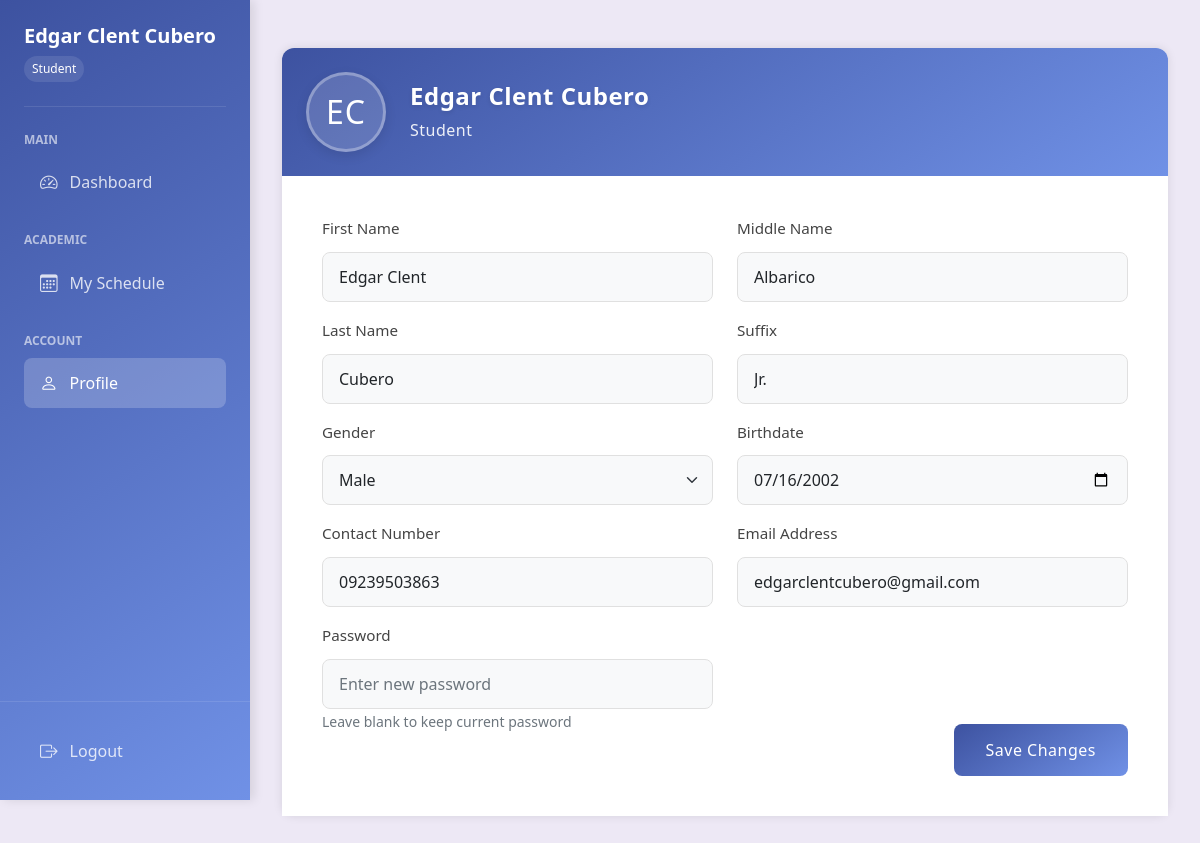
The app's page /student/dashboard.php?page=profile (signed in) with its own data.
### tables this page shows
CREATE TABLE `students` (
  `s_id` int(11) NOT NULL,
  `s_fname` varchar(50) NOT NULL,
  `s_lname` varchar(50) NOT NULL,
  `s_mname` varchar(50) DEFAULT NULL,
  `s_suffix` varchar(10) DEFAULT NULL,
  `s_gender` enum('Male','Female','Other') NOT NULL,
  `s_bdate` date NOT NULL,
  `s_age` int(11) GENERATED ALWAYS AS (timestampdiff(YEAR,`s_bdate`,curdate())) VIRTUAL,
  `s_cnum` varchar(15) NOT NULL,
  `s_email` varchar(100) NOT NULL,
  `s_password` varchar(255) NOT NULL,
  `s_status` enum('active','inactive') DEFAULT 'active',
  `s_created_at` timestamp NOT NULL DEFAULT current_timestamp(),
  `s_updated_at` timestamp NOT NULL DEFAULT current_timestamp() ON UPDATE current_timestamp()
);

CREATE TABLE `students_sections` (
  `ss_id` int(11) NOT NULL,
  `s_id` int(11) DEFAULT NULL,
  `s_lname` varchar(50) DEFAULT NULL,
  `s_fname` varchar(50) DEFAULT NULL,
  `s_mname` varchar(50) DEFAULT NULL,
  `s_suffix` varchar(10) DEFAULT NULL,
  `s_gender` enum('Male','Female','Other') DEFAULT NULL,
  `section_id` int(11) DEFAULT NULL,
  `section_code` varchar(20) DEFAULT NULL,
  `created_at` timestamp NOT NULL DEFAULT current_timestamp(),
  `updated_at` timestamp NOT NULL DEFAULT current_timestamp() ON UPDATE current_timestamp()
);

### student/profile/index.php (the view, shortened to what this page needs)
<?php
require_once('../includes/db.php');
$stmt = $conn->prepare("SELECT s.*, ss.section_code
                       FROM students s
                       LEFT JOIN students_sections ss ON s.s_id = ss.s_id
                       WHERE s.s_id = ?");
$stmt->bind_param("i", $_SESSION['user_id']);
$stmt->execute();
$student = $stmt->get_result()->fetch_assoc();
?>
<main>
    <div class="container-fluid">
        <div class="row g-0">
            <div class="col-md-12">
                <div class="card">
                    <div class="profile-header">
                        <div class="profile-avatar">
                            <?php
                            $initials = strtoupper(substr($student['s_fname'] ?? '', 0, 1) . substr($student['s_lname'] ?? '', 0, 1));
                            echo htmlspecialchars($initials);
                            ?>
                        </div>
                        <div class="profile-info">
                            <h1><?php echo htmlspecialchars($student['s_fname'] ?? '') . ' ' . htmlspecialchars($student['s_lname'] ?? ''); ?></h1>
                            <p>Student</p>
                        </div>
                    </div>
                    <div class="card-body">
                        <form method="post" id="profileForm">
                            <div class="row">
                                <div class="col-md-6">
                                    <div class="form-group mb-3">
                                        <label class="form-label">First Name</label>
                                        <input type="text" class="form-control" name="firstname" value="<?php echo htmlspecialchars($student['s_fname'] ?? ''); ?>" required>
                                    </div>
                                </div>
                                <div class="col-md-6">
                                    <div class="form-group mb-3">
                                        <label class="form-label">Middle Name</label>
                                        <input type="text" class="form-control" name="middlename" value="<?php echo htmlspecialchars($student['s_mname'] ?? ''); ?>">
                                    </div>
                                </div>
                                <div class="col-md-6">
                                    <div class="form-group mb-3">
                                        <label class="form-label">Last Name</label>
                                        <input type="text" class="form-control" name="lastname" value="<?php echo htmlspecialchars($student['s_lname'] ?? ''); ?>" required>
                                    </div>
                                </div>
                                <div class="col-md-6">
                                    <div class="form-group mb-3">
                                        <label class="form-label">Suffix</label>
                                        <input type="text" class="form-control" name="suffix" value="<?php echo htmlspecialchars($student['s_suffix'] ?? ''); ?>">
                                    </div>
                                </div>
                                <div class="col-md-6">
                                    <div class="form-group mb-3">
                                        <label class="form-label">Gender</label>
                                        <select class="form-select" name="gender" required>
                                            <option value="Male" <?php echo $student['s_gender'] === 'Male' ? 'selected' : ''; ?>>Male</option>
                                        </select>
                                    </div>
                                </div>
                                <div class="col-md-6">
                                    <div class="form-group mb-3">
                                        <label class="form-label">Birthdate</label>
                                        <input type="date" class="form-control" name="birthdate" value="<?php echo htmlspecialchars($student['s_bdate'] ?? ''); ?>" required>
                                    </div>
                                </div>
                                <div class="col-md-6">
                                    <div class="form-group mb-3">
                                        <label class="form-label">Contact Number</label>
                                        <input type="tel" class="form-control" name="contact" value="<?php echo htmlspecialchars($student['s_cnum'] ?? ''); ?>">
                                    </div>
                                </div>
                                <div class="col-md-6">
                                    <div class="form-group mb-3">
                                        <label class="form-label">Email Address</label>
                                        <input type="email" class="form-control" name="email" value="<?php echo htmlspecialchars($student['s_email'] ?? ''); ?>" required>
                                    </div>
                                </div>
                                <div class="col-md-6">
                                    <div class="form-group mb-3">
                                        <label class="form-label">Password</label>
                                        <input type="password" class="form-control" name="password" placeholder="Enter new password">
                                        <small class="form-text text-muted">Leave blank to keep current password</small>
                                    </div>
                                </div>
                            </div>
                            <div class="text-end" style="margin-top: -25px;">
                                <button type="button" class="btn btn-primary" id="saveButton">Save Changes</button>
                            </div>
                        </form>
                    </div>
                </div>
            </div>
        </div>
    </div>
</main>

### student/dashboard.php (shortened to what this page needs)
<?php
require_once(__DIR__ . '/../includes/db.php');
$s_id = $_SESSION['user_id'];
$query = "SELECT s_id, s_fname, s_lname FROM students WHERE s_id = ?";
$stmt = $conn->prepare($query);
$stmt->bind_param("i", $s_id);
$stmt->execute();
$result = $stmt->get_result();
$student = $result->fetch_assoc();
$page = isset($_GET['page']) ? $_GET['page'] : 'dashboard';
switch($page) {
    case 'profile':
        $content = 'profile/index.php';
        break;
}
?>
<!DOCTYPE html>
<html lang="en">
<head>
    <link href="https://cdn.jsdelivr.net/npm/bootstrap@5.1.3/dist/css/bootstrap.min.css" rel="stylesheet">
    <link rel="stylesheet" href="https://cdn.jsdelivr.net/npm/bootstrap-icons@1.7.2/font/bootstrap-icons.css">
    <link rel="stylesheet" type="text/css" href="https://cdn.datatables.net/1.11.5/css/dataTables.bootstrap5.min.css">
    <link rel="stylesheet" type="text/css" href="https://cdn.datatables.net/responsive/2.2.9/css/responsive.bootstrap5.min.css">
</head>
<body>
    <div class="wrapper">
        <nav class="sidebar">
            <div class="sidebar-header">
                <h3><?php echo htmlspecialchars($student['s_fname'] . ' ' . $student['s_lname']); ?></h3>
                <span class="student-badge">Student</span>
            </div>
            <div class="nav-section">
                <div class="nav-section-label">Main</div>
                <a href="?page=dashboard" class="<?php echo $page === 'dashboard' ? 'active' : ''; ?>">
                    <i class="bi bi-speedometer2"></i>
                    <span>Dashboard</span>
                </a>
            </div>
            <div class="nav-section">
                <div class="nav-section-label">Academic</div>
                <a href="?page=schedule" class="<?php echo $page === 'schedule' ? 'active' : ''; ?>">
                    <i class="bi bi-calendar3"></i>
                    <span>My Schedule</span>
                </a>
            </div>
            <div class="nav-section">
                <div class="nav-section-label">Account</div>
                <a href="?page=profile" class="<?php echo $page === 'profile' ? 'active' : ''; ?>">
                    <i class="bi bi-person"></i>
                    <span>Profile</span>
                </a>
            </div>
            <div class="sidebar-footer">
                <a href="../logout.php">
                    <i class="bi bi-box-arrow-right"></i>
                    <span>Logout</span>
                </a>
            </div>
        </nav>
        <div class="content">
            <?php if (file_exists($content)): ?>
                <div class="container-fluid px-0">
                    <?php include $content; ?>
                </div>
            <?php else: ?>
                <div class="alert alert-danger">Page not found.</div>
            <?php endif; ?>
        </div>
    </div>
</body>
</html>

### student/dashboard.php (style rules this page uses)
:root { --primary: #3d52a0; --secondary: #7091E6; --tertiary: #8691E6; --quaternary: #adbbda; --background: #ede8f5; --sidebar-width: 250px; --card-border-radius: 0.75rem; --transition-speed: 0.3s; }
body { margin: 0; padding: 0; background-color: var(--background); min-height: 100vh; }
.wrapper { display: flex; min-height: 100vh; }
.sidebar { width: var(--sidebar-width); min-height: 100vh; background: linear-gradient(145deg, var(--primary) 0%, var(--secondary) 100%); position: fixed; top: 0; left: 0; height: 100vh; padding: 1.5rem; box-shadow: 4px 0 10px rgba(0,0,0,0.1); z-index: 1000; transition: transform var(--transition-speed) ease; color: white; }
.content { flex: 1; margin-left: var(--sidebar-width); min-height: 100vh; width: calc(100% - var(--sidebar-width)); background-color: var(--background); position: relative; }
.sidebar-header { padding-bottom: 1.5rem; border-bottom: 1px solid rgba(255,255,255,0.1); margin-bottom: 1.5rem; }
.sidebar-header h3 { color: white; margin: 0; font-size: 1.25rem; font-weight: 600; }
.student-badge { display: inline-block; padding: 0.25rem 0.5rem; background: rgba(255,255,255,0.1); border-radius: 1rem; font-size: 0.75rem; margin-top: 0.5rem; }
.nav-section { margin-bottom: 1.5rem; }
.nav-section-label { text-transform: uppercase; font-size: 0.75rem; font-weight: 600; color: rgba(255,255,255,0.6); margin-bottom: 0.5rem; }
.nav-section a { display: flex; align-items: center; color: rgba(255,255,255,0.8); text-decoration: none; padding: 0.75rem 1rem; border-radius: 0.5rem; margin-bottom: 0.25rem; transition: all 0.2s; }
.nav-section a.active { background: rgba(255,255,255,0.2); color: white; }
.nav-section a i { margin-right: 0.75rem; font-size: 1.1rem; }
.sidebar-footer { position: absolute; bottom: 0; left: 0; width: 100%; padding: 1.5rem; border-top: 1px solid rgba(255,255,255,0.1); }
.sidebar-footer a { display: flex; align-items: center; color: rgba(255,255,255,0.8); text-decoration: none; padding: 0.75rem 1rem; border-radius: 0.5rem; transition: all 0.2s; }
.sidebar-footer a i { margin-right: 0.75rem; font-size: 1.1rem; }
.card { background-color: white; border: none; border-radius: var(--card-border-radius); box-shadow: 0 4px 15px rgba(61, 82, 160, 0.1); transition: transform var(--transition-speed), box-shadow var(--transition-speed); margin-bottom: 1.5rem; }
.card-body { padding: 1.5rem; background-color: white; }

### records on screen
students: s_fname+s_lname "Edgar Clent Cubero", gender "Male"
students_sections: s.s_lname "EC", s.s_fname "Edgar Clent", s.s_lname "Cubero", firstname "Edgar Clent", middlename "Albarico", lastname "Cubero", suffix "Jr.", birthdate "07/16/2002", contact "09239503863", email "edgarclentcubero@gmail.com"
